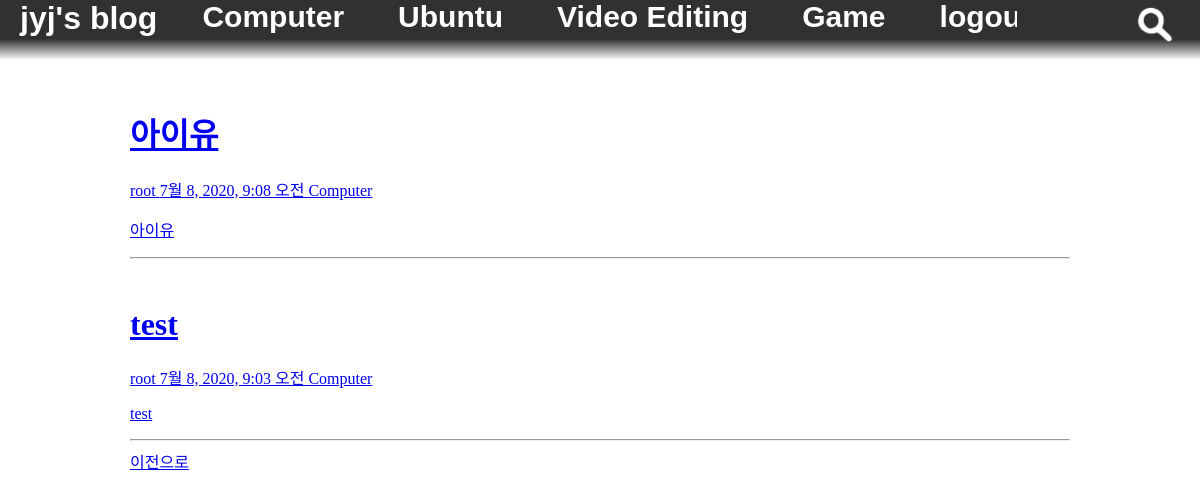
The page /category/?category=Computer&page_info=3 (signed in) on the database its author committed.
### blogapp/models.py (models this page shows, shortened)
class Category(models.Model):
    category_name = models.CharField(max_length=100, null=False)
    def __str__(self):
        return self.category_name

class Post(models.Model):
    title = models.CharField(max_length=100, null=False)
    author = models.ForeignKey(User, on_delete=models.SET_NULL, null=True, default=1)
    pub_date = models.DateTimeField(auto_now_add=True)
    file_dir = models.CharField(max_length=100, null=False)
    content = models.TextField()
    category = models.ForeignKey('Category', on_delete=models.CASCADE)
    tag = models.CharField(max_length=100, null=True)

### blogapp/views.py (the view)
# urls.py: path('category/', blogapp.views.category, name='category'),
def category(request):
    category_list = Category.objects.all()
    file_system = FileSystemStorage()
    post_list = Post.objects.all().order_by('-id')
    category = request.GET.get('category')
    category = Category.objects.get(category_name=category)
    post_list = post_list.filter(category=category)
    paginator = Paginator(post_list, 5)
    page_info = request.GET.get('page_info')
    post_list = paginator.get_page(page_info)
    for index_number in range(len(post_list)):
        try:
            file_dir = file_system.listdir(post_list[index_number].file_dir)
            for file in file_dir[1]:
                if "title_image" in file:
                    post_list[index_number].file_dir = post_list[index_number].file_dir + file
        except FileNotFoundError:
            post_list[index_number].file_dir = "1"
    return render(request, 'category.html', {'post_list' : post_list, 'category' : category, 'category_list' : category_list})

### blogapp/templates/category.html (shortened to what this page needs)
{% extends 'base.html' %}
{% load static %}
{% block content %}
<link rel="stylesheet" href="{% static 'css/category.css' %}">
<div class="search_main_frame">
    {% for post in post_list %}
    <div class="first_post">
        <a href="/post_view/?post_info={{ post.id }}">
            <h1> {{ post.title }} </h1>
            <p class="first_post_detail">{{ post.author }} {{ post.pub_date }} {{ post.category }}</p>
            <p class="first_post_p">{{ post.content|striptags }}</p>
        </a>
    </div>
    <hr>
    {% endfor %}
    <div class="page_number">
        {% if post_list.has_previous %}
            <a class="page_number_a" href="?category={{ category }}&page_info={{ post_list.previous_page_number }}">이전으로</a>
        {% endif %}
    </div>
</div>
{% endblock %}

### myblogSetting/templates/base.html (shortened to what this page needs)
{% load static %}
<!DOCTYPE html>
<head>
    <link rel="stylesheet" href="{% static 'css/base.css' %}">
</head>
<body>
    <nav class="navigation">
        <a class="logo" href="{% url 'index' %}">jyj's blog</a>
        <div class="category_layout">
            {% for category in category_list %}
            <a class="category" href="/category/?category={{ category }}">{{ category }}</a>
            {% endfor %}
            {% if request.user.is_authenticated %}
            <a class="category" href="/logout/">logout</a>
            {% else %}
            <a class="category" href="/login/">login</a>
            {% endif %}
        </div>
        <a class="search_button" href="{% url 'search' %}">
            <img class="search_button_image" src="{% static 'img/search_button.png'%}">
        </a>
    </nav>
    <div class="wrap">
        {% block content %}
        {% endblock %}
    </div>
</body>

### blogapp/static/css/base.css (style rules this page uses)
.navigation { z-index: 2; background: linear-gradient(rgb(49, 49, 49) 65%, rgba(82,82,82,0)); position: fixed; top : 0px; left: 0px; width : 100%; height: 60px; }
.logo { font-family: sans-serif; color: white; font-weight: bold; font-size: 200%; text-decoration: none; top: 5px; float: left; margin-left: 20px; margin-right: 20px; }
.category_layout { white-space: nowrap; overflow-x: scroll; overflow-y: hidden; width: 70%; float: left; }
.category { font-family: sans-serif; color: white; font-weight: bold; font-size: 30px; text-decoration: none; padding: 25px; }
.search_button { float: right; margin-right: 20px; top: 2px; }
.search_button_image { max-width: 50px; max-height: 50px; }
.wrap { background-color: rgb(255, 255, 255); width : 940px; margin-top: 70px; margin-bottom: 0px; margin-left: auto; margin-right: auto; }

### rows shown on the page
Category: category_name "Computer"
Category: category_name "Ubuntu"
Category: category_name "Video Editing"
Category: category_name "Game"
Post: title "아이유", author "root", pub_date "7월 8, 2020, 9:08 오전", category "Computer", content "아이유"
Post: title "test", author "root", pub_date "7월 8, 2020, 9:03 오전", category "Computer", content "test"
